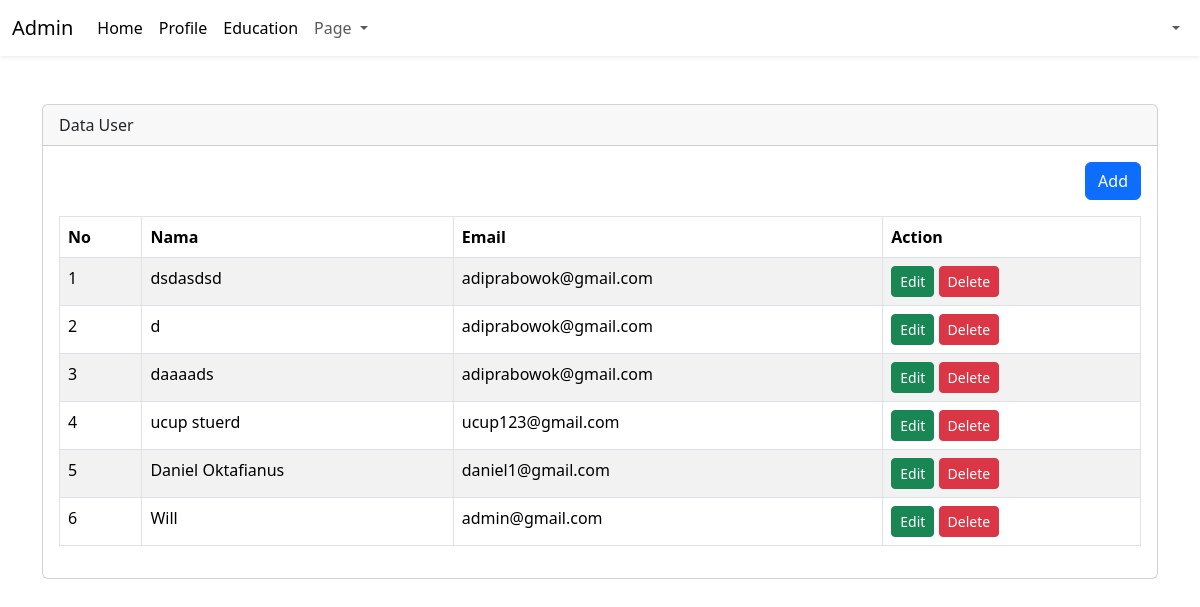
Screenshot of /admin/user.php with the database file from the repository.
### tables this page shows
CREATE TABLE `users` (
  `id_user` int(11) NOT NULL,
  `id_role` int(11) DEFAULT NULL,
  `id_profile` int(11) DEFAULT NULL,
  `name` varchar(50) NOT NULL,
  `email` varchar(50) NOT NULL,
  `password` varchar(100) NOT NULL,
  `created_at` timestamp NOT NULL DEFAULT current_timestamp(),
  `updated_at` timestamp NULL DEFAULT NULL ON UPDATE current_timestamp()
);

### admin/user.php (the view, shortened to what this page needs)
<?php
include 'config/connection_login.php';
$query = mysqli_query($config, "SELECT * FROM users ORDER BY id_user DESC");
$row = mysqli_fetch_all($query, MYSQLI_ASSOC);
?>
<!DOCTYPE html>
<html lang="en">
<head>
    <link rel="stylesheet" href="https://cdn.jsdelivr.net/npm/bootstrap@5.3.6/dist/css/bootstrap.min.css">
</head>
<body>
    <div class="wrapper">
        <?php include 'inc/header.php'; ?>
        <div class="content mt-5">
            <div class="container">
                <div class="row">
                    <div class="col-12">
                        <div class="card">
                            <div class="card-header">
                                Data User
                            </div>
                            <div class="card-body">
                                <div class="table-responsive">
                                    <div align="right" class="mb-3">
                                        <a href="tambah-user.php" class="btn btn-primary">Add</a>
                                    </div>
                                    <table class="table table-bordered table-striped">
                                        <thead>
                                            <tr>
                                                <th>No</th>
                                                <th>Nama</th>
                                                <th>Email</th>
                                                <th>Action</th>
                                            </tr>
                                        </thead>
                                        <tbody>
                                            <?php foreach ($row as $key => $data_value): ?>
                                                <tr>
                                                    <td><?= $key + 1; ?></td>
                                                    <td><?= $data_value['name']; ?></td>
                                                    <td><?= $data_value['email']; ?></td>
                                                    <td>
                                                        <a href="tambah-user.php?edit=<?php echo $data_value['id_user']; ?>"
                                                            class="btn btn-success btn-sm">Edit</a>
                                                        <a onclick="return confirm('Are you sure?')"
                                                            href="user.php?delete= <?php echo $data_value['id_user']; ?>"
                                                            class="btn btn-danger btn-sm">Delete</a>
                                                    </td>
                                                </tr>
                                            <?php endforeach ?>
                                        </tbody>
                                    </table>
                                </div>
                            </div>
                        </div>
                    </div>
                </div>
            </div>
        </div>
    </div>
</body>
</html>

### rows the page displays
users: name "dsdasdsd", email "adiprabowok@gmail.com"
users: name "d", email "adiprabowok@gmail.com"
users: name "daaaads", email "adiprabowok@gmail.com"
users: name "ucup stuerd", email "ucup123@gmail.com"
users: name "Daniel Oktafianus", email "daniel1@gmail.com"
users: name "Will", email "admin@gmail.com"
